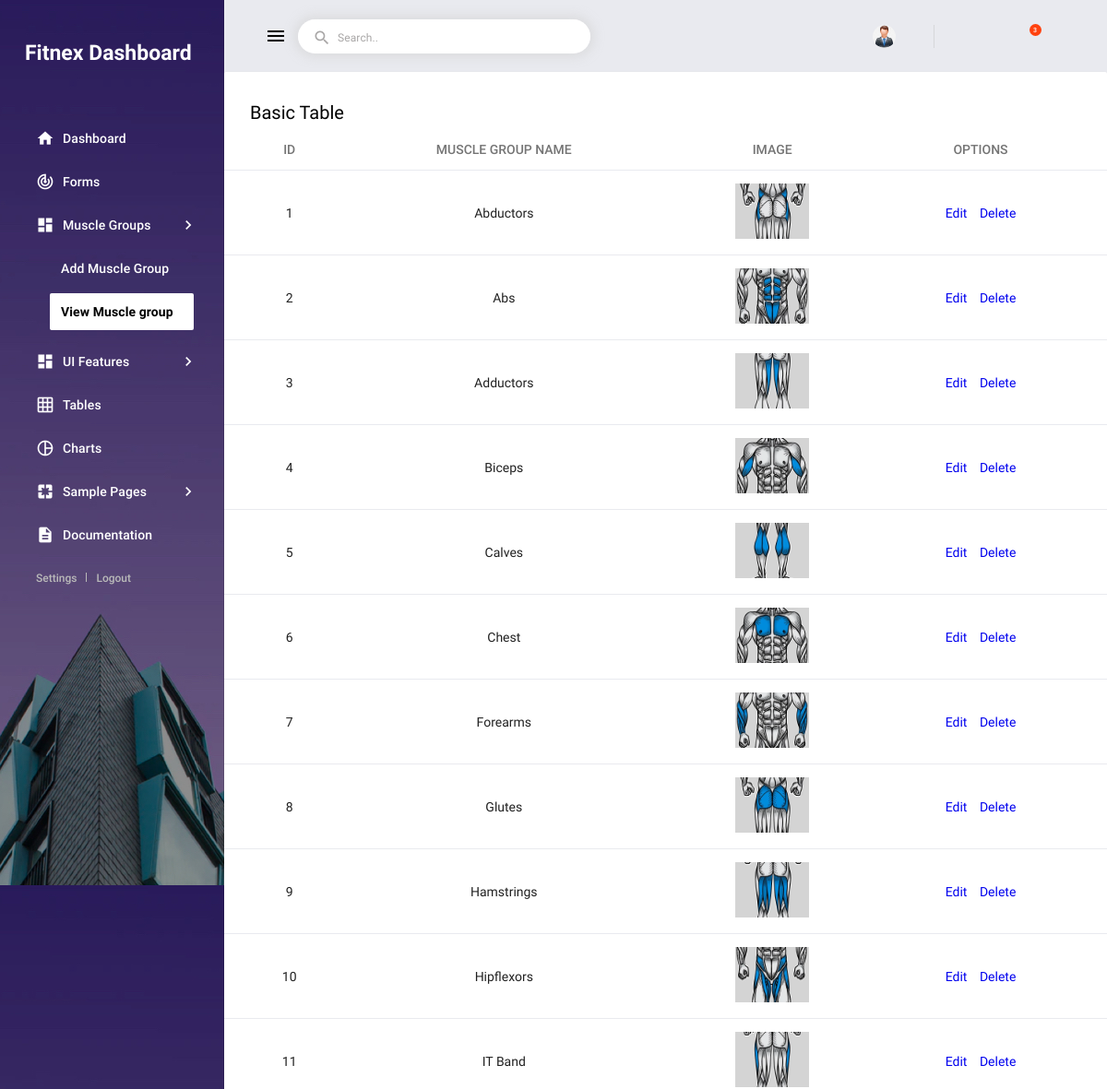
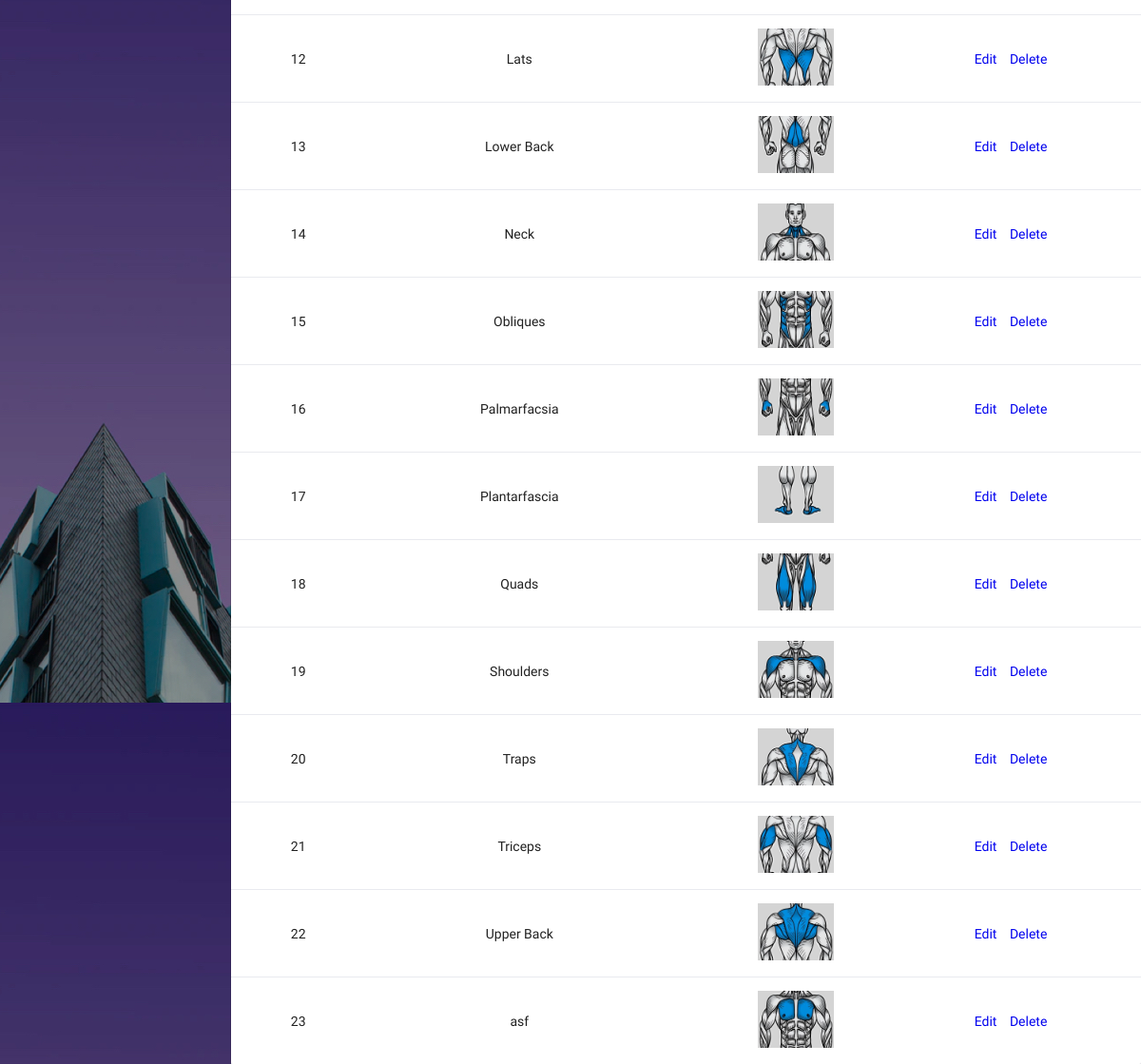
Page /AdminApp/view_muscle on the committed database (2 pictures, top to bottom).
### AdminApp/models.py (models this page shows)
class MuscleDb(models.Model):
  M_Name = models.CharField(max_length=100)
  M_Image = models.ImageField(upload_to="Muscle Groups")

### AdminApp/views.py (the view)
# urls.py: path('view_muscle', views.view_muscle, name="view_muscle"),
def view_muscle(request):
  muscles = MuscleDb.objects.all()
  return render(request, "view_muscle.html",
                {"mus" : muscles})

### AdminApp/templates/view_muscle.html (shortened to what this page needs)
<!DOCTYPE html>
{% extends 'dashboard.html' %}
{% block content %}
<html lang="en">
<head>
</head>
<body>
  <div class="mdc-layout-grid__cell stretch-card mdc-layout-grid__cell--span-12">
                <div class="mdc-card p-0">
                  <h6 class="card-title card-padding pb-0">Basic Table</h6>
                  <div class="table-responsive">
                    <table class="table">
                      <thead>
                        <tr>
                          <th class="text-center">ID</th>
                          <th class="text-center">MUSCLE GROUP NAME</th>
                          <th class="text-center">IMAGE</th>
                          <th class="text-center">OPTIONS</th>
                        </tr>
                      </thead>
                      <tbody>
                        {% for m in mus %}
                        <tr>
                          <td class="text-center">{{m.id}}</td>
                          <td class="text-center">{{m.M_Name}}</td>
                          <td class="text-center">
                            <img src="{{m.M_Image.url}}" height="60px" width="80px" alt="">
                          </td>
                          <td class="text-center">
                            <a href="#" class="btn btn-primary" style="margin-right: 10px;">Edit</a>
                            <a href="#" class="btn btn-outline-danger">Delete</a>
                          </td>
                        </tr>
                        {% endfor %}
                      </tbody>
                    </table>
                  </div>
                </div>
              </div>
</body>
</html>
{% endblock %}

### AdminApp/templates/dashboard.html (shortened to what this page needs)
<!DOCTYPE html>
{% load static %}
<html lang="en">
<head>
  <link rel="stylesheet" href="{% static 'assets/vendors/mdi/css/materialdesignicons.min.css' %}">
  <link rel="stylesheet" href="{% static 'assets/vendors/css/vendor.bundle.base.css' %}">
  <link rel="stylesheet" href="{% static 'assets/vendors/flag-icon-css/css/flag-icon.min.css' %}">
  <link rel="stylesheet" href="{% static 'assets/vendors/jvectormap/jquery-jvectormap.css' %}">
  <link rel="stylesheet" href="{% static 'assets/css/demo/style.css' %}">
</head>
<body>
  <div class="body-wrapper">
    <aside class="mdc-drawer mdc-drawer--dismissible mdc-drawer--open">
      <div class="mdc-drawer__header">
        <a href="{% url 'dashboard' %}" class="brand-logo text-white mt-3 mb-3">
          <h3>Fitnex Dashboard</h3>
        </a>
      </div>
      <div class="mdc-drawer__content">
        <div class="mdc-list-group">
          <nav class="mdc-list mdc-drawer-menu">
            <div class="mdc-list-item mdc-drawer-item">
              <a class="mdc-drawer-link" href="index.html">
                <i class="material-icons mdc-list-item__start-detail mdc-drawer-item-icon" aria-hidden="true">home</i>
                Dashboard
              </a>
            </div>
            <div class="mdc-list-item mdc-drawer-item">
              <a class="mdc-drawer-link" href="pages/forms/basic-forms.html">
                <i class="material-icons mdc-list-item__start-detail mdc-drawer-item-icon" aria-hidden="true">track_changes</i>
                Forms
              </a>
            </div>
            <div class="mdc-list-item mdc-drawer-item">
              <a class="mdc-expansion-panel-link" href="#" data-toggle="expansionPanel" data-target="ui-sub-menu">
                <i class="material-icons mdc-list-item__start-detail mdc-drawer-item-icon" aria-hidden="true">dashboard</i>
                Muscle Groups
                <i class="mdc-drawer-arrow material-icons">chevron_right</i>
              </a>
              <div class="mdc-expansion-panel" id="ui-sub-menu">
                <nav class="mdc-list mdc-drawer-submenu">
                  <div class="mdc-list-item mdc-drawer-item">
                    <a class="mdc-drawer-link" href="{% url 'add_muscle' %}">
                      Add Muscle Group
                    </a>
                  </div>
                  <div class="mdc-list-item mdc-drawer-item">
                    <a class="mdc-drawer-link" href="{% url 'view_muscle' %}">
                      View Muscle group
                    </a>
                  </div>
                </nav>
              </div>
            </div>
            <div class="mdc-list-item mdc-drawer-item">
              <a class="mdc-expansion-panel-link" href="#" data-toggle="expansionPanel" data-target="ui-sub-menu">
                <i class="material-icons mdc-list-item__start-detail mdc-drawer-item-icon" aria-hidden="true">dashboard</i>
                UI Features
                <i class="mdc-drawer-arrow material-icons">chevron_right</i>
              </a>
            </div>
            <div class="mdc-list-item mdc-drawer-item">
              <a class="mdc-drawer-link" href="pages/tables/basic-tables.html">
                <i class="material-icons mdc-list-item__start-detail mdc-drawer-item-icon" aria-hidden="true">grid_on</i>
                Tables
              </a>
            </div>
            <div class="mdc-list-item mdc-drawer-item">
              <a class="mdc-drawer-link" href="pages/charts/chartjs.html">
                <i class="material-icons mdc-list-item__start-detail mdc-drawer-item-icon" aria-hidden="true">pie_chart_outlined</i>
                Charts
              </a>
            </div>
            <div class="mdc-list-item mdc-drawer-item">
              <a class="mdc-expansion-panel-link" href="#" data-toggle="expansionPanel" data-target="sample-page-submenu">
                <i class="material-icons mdc-list-item__start-detail mdc-drawer-item-icon" aria-hidden="true">pages</i>
                Sample Pages
                <i class="mdc-drawer-arrow material-icons">chevron_right</i>
              </a>
            </div>
            <div class="mdc-list-item mdc-drawer-item">
              <a class="mdc-drawer-link" href="https://www.bootstrapdash.com/demo/material-admin-free/jquery/documentation/documentation.html" target="_blank">
                <i class="material-icons mdc-list-item__start-detail mdc-drawer-item-icon" aria-hidden="true">description</i>
                Documentation
              </a>
            </div>
          </nav>
        </div>
        <div class="profile-actions">
          <a href="javascript:;">Settings</a>
          <a href="javascript:;">Logout</a>
        </div>
      </div>
    </aside>
    <div class="main-wrapper mdc-drawer-app-content">
      <header class="mdc-top-app-bar">
        <div class="mdc-top-app-bar__row">
          <div class="mdc-top-app-bar__section mdc-top-app-bar__section--align-start">
            <button class="material-icons mdc-top-app-bar__navigation-icon mdc-icon-button sidebar-toggler">menu</button>
            <div class="mdc-text-field mdc-text-field--outlined mdc-text-field--with-leading-icon search-text-field d-none d-md-flex">
              <i class="material-icons mdc-text-field__icon">search</i>
              <input class="mdc-text-field__input" id="text-field-hero-input">
              <div class="mdc-notched-outline">
                <div class="mdc-notched-outline__leading"></div>
                <div class="mdc-notched-outline__notch">
                  <label for="text-field-hero-input" class="mdc-floating-label">Search..</label>
                </div>
                <div class="mdc-notched-outline__trailing"></div>
              </div>
            </div>
          </div>
          <div class="mdc-top-app-bar__section mdc-top-app-bar__section--align-end mdc-top-app-bar__section-right">
            <div class="menu-button-container menu-profile d-none d-md-block">
              <button class="mdc-button mdc-menu-button">
                <span class="d-flex align-items-center">
                  <span class="figure">
                    <img src="{% static 'assets/images/faces/admin-face.png' %}" alt="user" class="user">
                  </span>
                </span>
              </button>
            </div>
            <div class="menu-button-container d-none d-md-block">
              <button class="mdc-button mdc-menu-button">
                <i class="mdi mdi-settings"></i>
              </button>
            </div>
            <div class="menu-button-container">
              <button class="mdc-button mdc-menu-button">
                <i class="mdi mdi-bell"></i>
              </button>
            </div>
            <div class="menu-button-container">
              <button class="mdc-button mdc-menu-button">
                <i class="mdi mdi-email"></i>
                <span class="count-indicator">
                  <span class="count">3</span>
                </span>
              </button>
            </div>
            <div class="menu-button-container d-none d-md-block">
              <button class="mdc-button mdc-menu-button">
                <i class="mdi mdi-arrow-down-bold-box"></i>
              </button>
            </div>
          </div>
        </div>
      </header>
       {% block content %}{% endblock %}
    </div>
  </div>
</body>
</html>

### rows in the picture
MuscleDb: id "1", M_Name "Abductors", M_Image (picture)
MuscleDb: id "2", M_Name "Abs", M_Image (picture)
MuscleDb: id "3", M_Name "Adductors", M_Image (picture)
MuscleDb: id "4", M_Name "Biceps", M_Image (picture)
MuscleDb: id "5", M_Name "Calves", M_Image (picture)
MuscleDb: id "6", M_Name "Chest", M_Image (picture)
MuscleDb: id "7", M_Name "Forearms", M_Image (picture)
MuscleDb: id "8", M_Name "Glutes", M_Image (picture)
MuscleDb: id "9", M_Name "Hamstrings", M_Image (picture)
MuscleDb: id "10", M_Name "Hipflexors", M_Image (picture)
MuscleDb: id "11", M_Name "IT Band", M_Image (picture)
MuscleDb: id "12", M_Name "Lats", M_Image (picture)
MuscleDb: id "13", M_Name "Lower Back", M_Image (picture)
MuscleDb: id "14", M_Name "Neck", M_Image (picture)
MuscleDb: id "15", M_Name "Obliques", M_Image (picture)
MuscleDb: id "16", M_Name "Palmarfacsia", M_Image (picture)
MuscleDb: id "17", M_Name "Plantarfascia", M_Image (picture)
MuscleDb: id "18", M_Name "Quads", M_Image (picture)
MuscleDb: id "19", M_Name "Shoulders", M_Image (picture)
MuscleDb: id "20", M_Name "Traps", M_Image (picture)
MuscleDb: id "21", M_Name "Triceps", M_Image (picture)
MuscleDb: id "22", M_Name "Upper Back", M_Image (picture)
MuscleDb: id "23", M_Name "asf", M_Image (picture)
